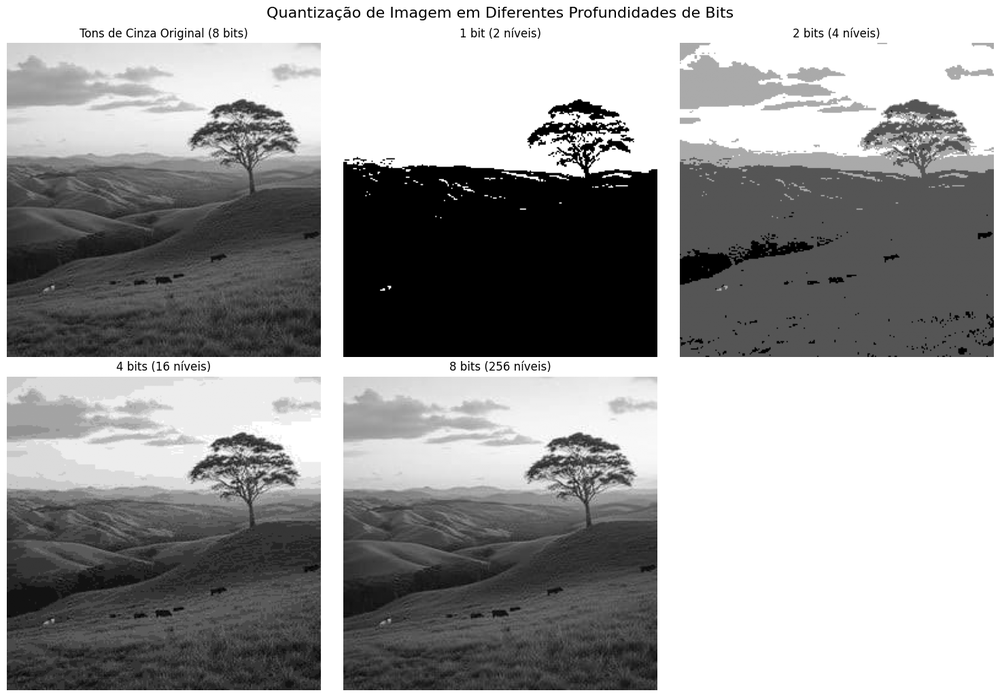
#> input picture [PORTFÓLIO] 01 - 21-08-2026/quantizacao.png, 1000 x 697 px, shrunk from 1471 x 1025 before the run, given in place of paisagem.jpeg, which was not available
$ jupyter execute atividade.ipynb   (text cells are left out)
#> lines starting #> are read from the running program, lines starting #| are printed output that depends on the picture; after the words box and inside, x2 and y2 are one past the last pixel; in counts of white or black regions, pixels touching at a corner belong together; pictures that were not available may be replaced by others from this repository, and a replacement may not be noted
[cell 1]
# Importa bibliotecas necessárias.
import cv2
import numpy as np
import matplotlib.pyplot as plt
from google.colab import files

[cell 2]
# Upload da imagem.
arquivo = files.upload()
#> the answer given: quantizacao.png

[cell 3]
# Lê a imagem e converte para tons de cinza.
img_bgr = cv2.imread('paisagem.jpeg')
#> img_bgr is the input picture: shape (697, 1000, 3); min 0, max 255, mean 157.1
img_gray = cv2.cvtColor(img_bgr, cv2.COLOR_BGR2GRAY)

# Exibe a imagem em tons de cinza.
plt.imshow(img_gray, cmap='gray')
plt.title('Cinza')
plt.axis('off')
plt.show()

[cell 4]
# Função para quantizar uma imagem para N bits.
def quantize_image(image, num_bits):
#> called with num_bits = 1
    if num_bits == 8:
        return image.copy() # 8 bits é a resolução original

    num_levels = 2**num_bits
    # Garante que num_levels seja pelo menos 2.
    if num_levels == 1:
        # Para 1 nível, mapeia tudo para preto.
        return np.zeros_like(image)

    # Normaliza, escala, arredonda e retorna para 0-255.
    quantized_image = np.round((image / 255.0) * (num_levels - 1)) * (255.0 / (num_levels - 1))
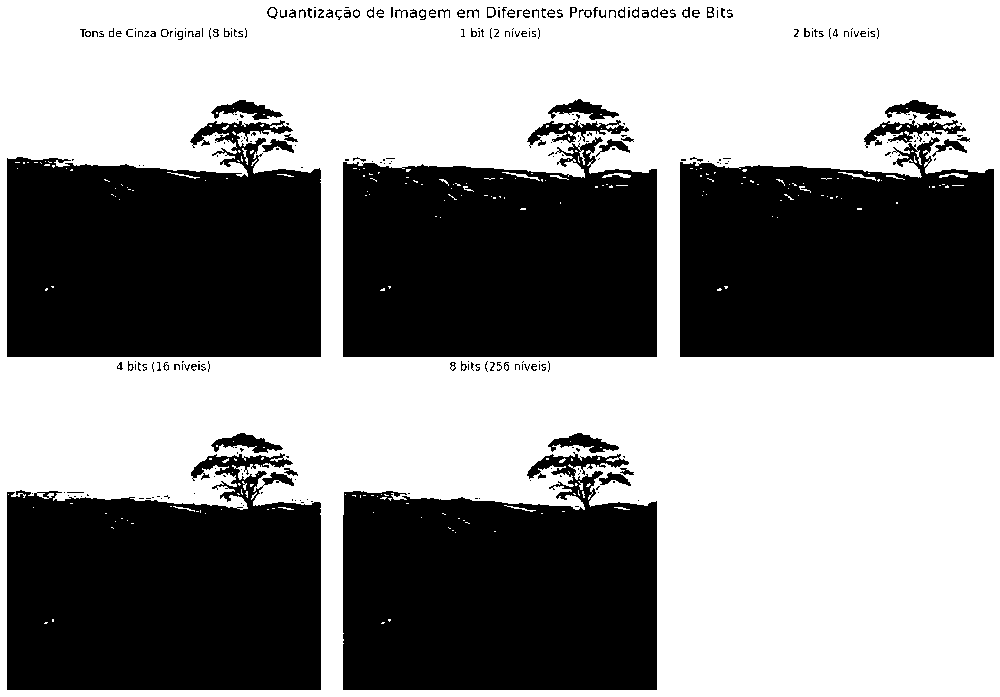
#> quantized_image: shape (697, 1000) float64; 55.4% white; 297 black regions (206 under 20 px), largest, box (x1, y1, x2, y2) and area: (7, 453, 321, 690) 61168, (7, 120, 321, 357) 61002, (343, 452, 657, 690) 60909
    return quantized_image.astype(np.uint8)

[cell 5]
# Quantiza para 1, 2, 4 e 8 bits.
img_1bit = quantize_image(img_gray, 1)
img_2bit = quantize_image(img_gray, 2)
#> call 2 of quantize_image, with num_bits = 2
#> in quantize_image (call 2), `quantized_image = np.round((image / 255.0) * (num_levels - 1)) * (255...`:
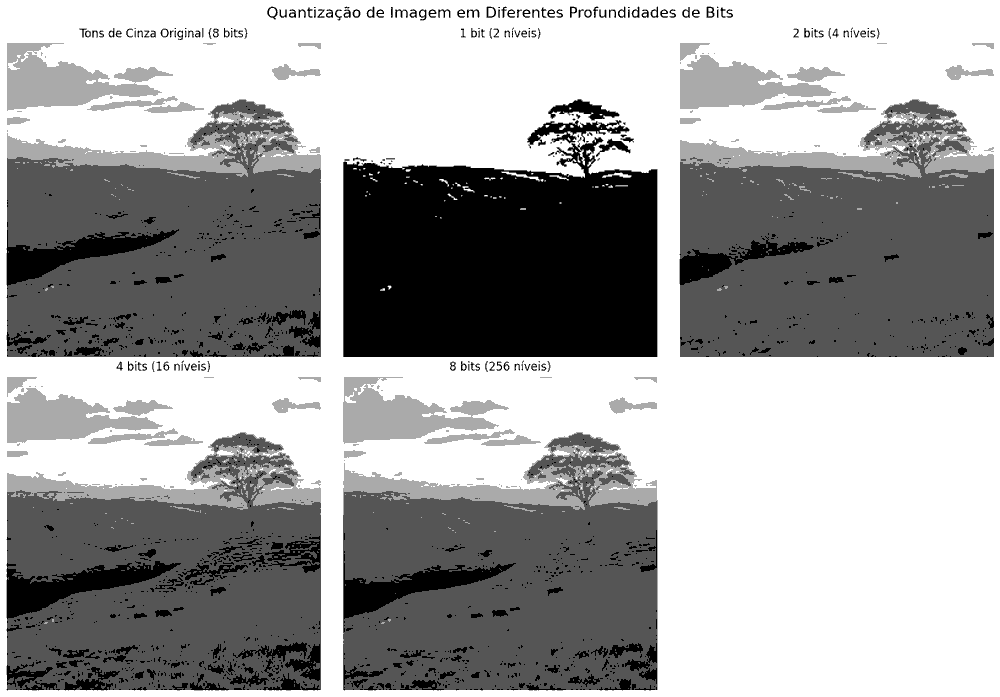
#> quantized_image: shape (697, 1000) float64; min 0, max 255, mean 161.3
img_4bit = quantize_image(img_gray, 4)
img_8bit = quantize_image(img_gray, 8)

# Cria a figura para exibição.
fig, axes = plt.subplots(2, 3, figsize=(15, 10))
axes = axes.flatten() # Achata os eixos para iteração.

# Lista de imagens e seus títulos.
images = [
    (img_gray, 'Tons de Cinza Original (8 bits)'),
    (img_1bit, '1 bit (2 níveis)'),
    (img_2bit, '2 bits (4 níveis)'),
    (img_4bit, '4 bits (16 níveis)'),
    (img_8bit, '8 bits (256 níveis)')
]

# Plota cada imagem.
for i, (image, title) in enumerate(images):
    axes[i].imshow(image, cmap='gray')
    axes[i].set_title(title)
    axes[i].axis('off') # Oculta os eixos.
#> this loop made 5 passes
#> title on passes 1 to 5: 'Tons de Cinza Original (8 bits)', '1 bit (2 níveis)', '2 bits (4 níveis)', '4 bits (16 níveis)', '8 bits (256 níveis)'

# Oculta subplots não utilizados.
if len(images) < len(axes):
    for j in range(len(images), len(axes)):
        fig.delaxes(axes[j])
#> this loop made 1 pass
#> j on pass 1: 5

plt.tight_layout() # Ajusta o layout.
plt.suptitle('Quantização de Imagem em Diferentes Profundidades de Bits', y=1.02, fontsize=16) # Adiciona título principal.
plt.show()
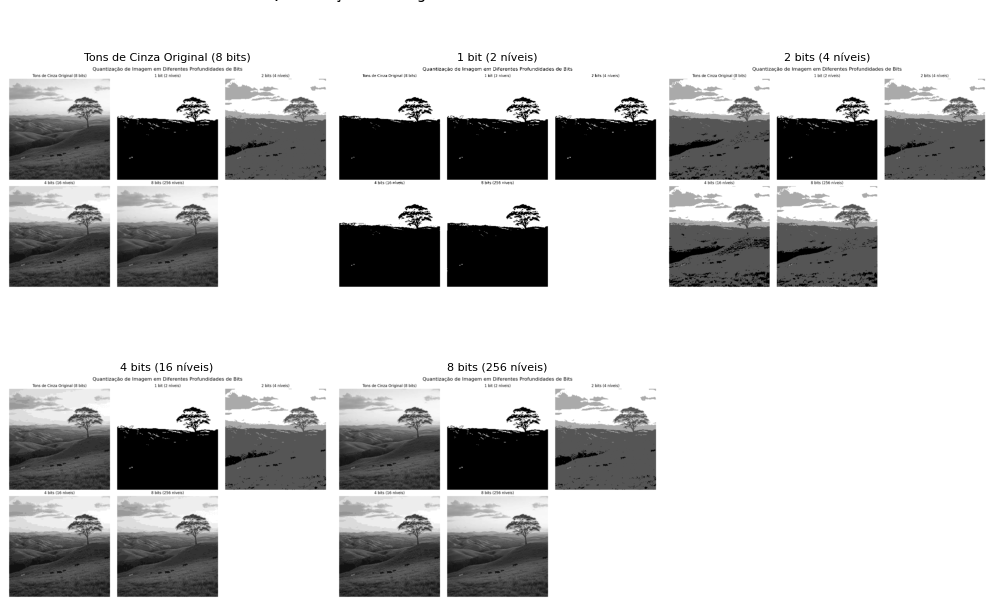
#> figure drawn by matplotlib, 5 panels

# Salva a figura.
fig.savefig('quantizacao.png', bbox_inches='tight')
